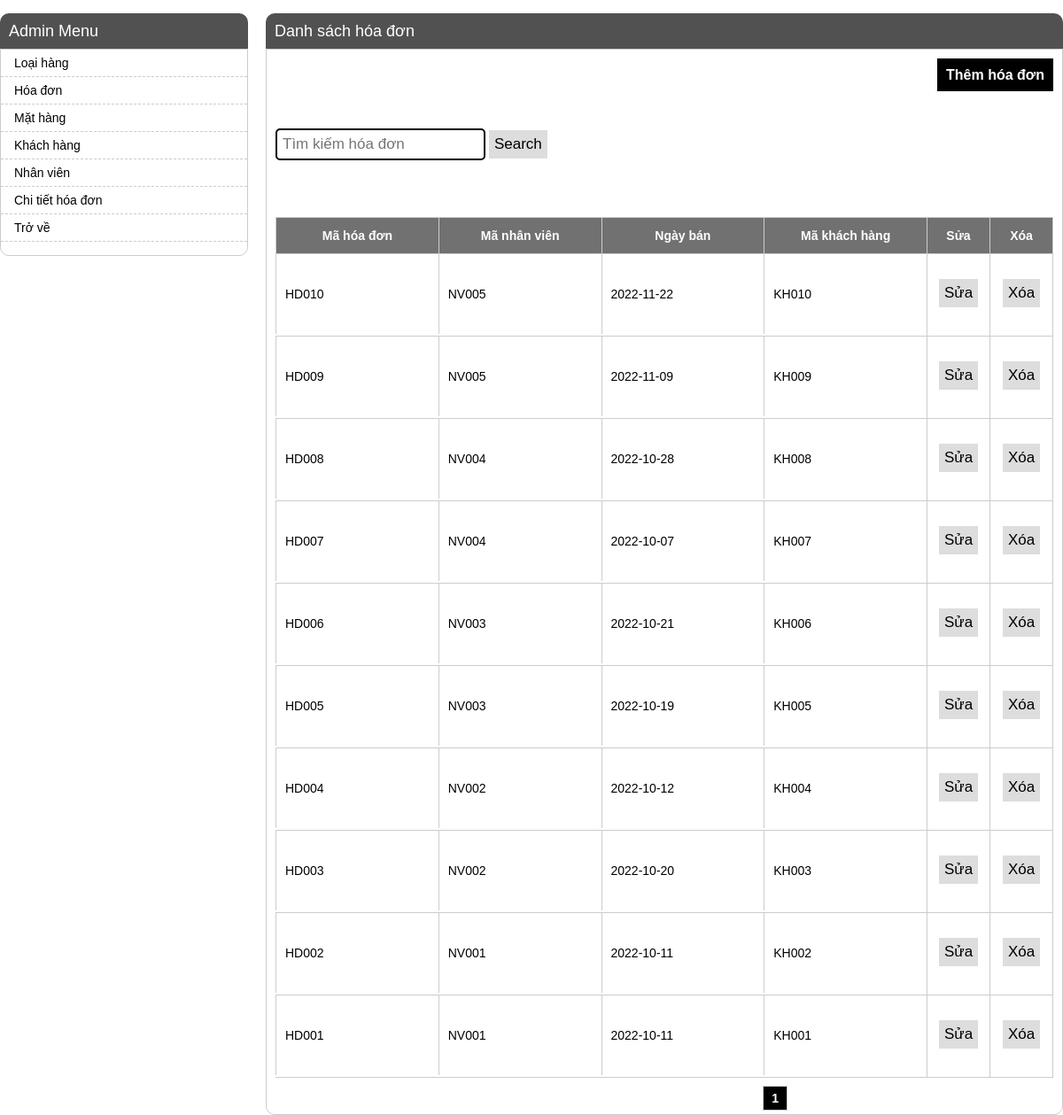
The page /Web/admin/hoadon/hoadon_listing.php on the database its author committed.
### tables this page shows
CREATE TABLE `hdban` (
  `MaHD` varchar(5) NOT NULL,
  `MaNV` varchar(5) NOT NULL,
  `NgayBan` date NOT NULL,
  `MaKH` varchar(5) NOT NULL,
  `TongTien` int(8) NOT NULL
);

### Web/function.php (called while the page is built, shortened)
<?php
abstract class SQL{
    private $user;
    private $username;
    private $password;
    private $db_name;
    private $connect;
    function __construct($user="",$username="",$password="",$db_name)
    {
        $this->user = $user;
        $this->username = $username;
        $this->password = $password;
        $this->db_name = $db_name;
    }
    public function connectDB(){
        return $this->connect = new mysqli($this->user,$this->username,$this->password,$this->db_name);
    }
    function queryDB($str_query = ""){
        return mysqli_query($this->connect,$str_query);
    }
}
$ql_quanaonam = new ql_quanaonam("localhost","root","","ql_quanaonam");
?>

### Web/admin/hoadon/hoadon_listing.php (the view, shortened to what this page needs)
<link href="../admin_style.css" rel="stylesheet">
<?php
include_once('../admin_header/admin_header.php');
    include_once('../../function.php');
    $ql_quanaonam->connectDB();
    $ql_quanaonam->getConnect()->select_db("ql_quanaonam");
    $item_per_page = (!empty($_GET['per_page'])) ? $_GET['per_page'] : 10;
    $current_page = (!empty($_GET['page'])) ? $_GET['page'] : 1;
    $offset = ($current_page - 1) * $item_per_page;
    $products = $ql_quanaonam->queryDB("SELECT *  FROM `hdban` ORDER BY `MaHD` DESC LIMIT " . $item_per_page . " OFFSET " . $offset);
    ?>
    <div class="main-content">
        <h1>Danh sách hóa đơn</h1>
        <div class="product-items">
            <div class="buttons">
                <a href="./hoadon_adding.php">Thêm hóa đơn</a>
            </div>
            <form class="form-search" action="" method="GET">
                <input type="text" name="search" value="<?php if(isset($_GET['search'])){echo $_GET['search'];} ?>" class ="form-control" placeholder="Tìm kiếm hóa đơn">
                <button type="submit" class="btn-submit">Search</button>
            </form>
            <ul>
                <li class="product-item-heading">
                    <div class="product-prop product-name3">Mã hóa đơn</div>
                    <div class="product-prop product-name3">Mã nhân viên</div>
                    <div class="product-prop product-name3">Ngày bán</div>
                    <div class="product-prop product-name3">Mã khách hàng</div>
                    <div class="product-prop product-button">
                        Xóa
                    </div>
                    <div class="product-prop product-button">
                        Sửa
                    </div>
                </li>
                <?php
                while ($row = mysqli_fetch_array($products)) {
                    ?>
                    <li>
                        <div class="product-prop product-name3"><?= $row['MaHD'] ?></div>
                        <div class="product-prop product-name3"><?= $row['MaNV'] ?></div>
                        <div class="product-prop product-name3"><?= $row['NgayBan'] ?></div>
                        <div class="product-prop product-name3"><?= $row['MaKH'] ?></div>
                        <div class="product-prop product-button">
                            <a href="./hoadon_deleting.php?MaHD=<?= $row['MaHD'] ?>"><button class="btn-submit">Xóa</button></a>
                        </div>
                        <div class="product-prop product-button">
                            <a href="./hoadon_editing.php?MaHD=<?= $row['MaHD'] ?>"><button class="btn-submit">Sửa</button></a>
                        </div>
                    </li>
                <?php } ?>
            </ul>
            <?php
            include '../pagination.php';
            ?>
        </div>
    </div>

### Web/admin/admin_style.css (style rules this page uses)
body { font-family: arial; padding: 0; margin: 0; font-size: 14px; }
h1 { text-align: center; }
.form-search { padding-bottom: 20px; }
.form-control { padding: 6px; margin-top: 8px; font-size: 17px; border: 2px solid black; border-radius: 5px; }
.btn-submit { padding: 6px; margin-bottom: 32px; margin-top: 28px; background: #ddd; font-size: 17px; border: none; cursor: pointer; }
.product-items { padding: 10px; border: 1px solid #ccc; border-radius: 0 0 10px 10px; }
.product-items ul { padding: 0; margin: 0; }
.product-prop { float: right; border-left: 1px solid #ccc; line-height: 90px; padding: 0 10px; }
.product-name3 { padding-left: 10px; border-right: 0; float: left; width: 162.76px; }
.product-button { float: right; border-right: 0; padding: 0 10px; width: 50px; text-align: center; }
.product-items ul li { list-style: none; border: 1px solid #ccc; border-top: 0; border-left: 0; }
.product-items ul li:first-child { border-top: 1px solid #ccc; }
.product-item-heading { text-align: center; font-weight: bold; }
.product-item-heading .product-prop { height: 40px; line-height: 40px; background: #717171; color: #FFF; }
.buttons { text-align: right; font-weight: bold; font-size: 16px; margin-bottom: 15px; line-height: 38px; }
.buttons a { color: #FFF; padding: 10px; background: #000; }
a { text-decoration: none; }
.main-content { float: left; width: 900px; margin-left: 20px; }
.main-content h1 { margin: 0; text-align: left; background: #525151; color: #fff; font-size: 18px; font-weight: normal; line-height: 40px; border-radius: 10px 10px 0 0; padding: 0 10px; }

### rows shown on the page
hdban: MaHD "HD010", MaNV "NV005", NgayBan "2022-11-22", MaKH "KH010"
hdban: MaHD "HD009", MaNV "NV005", NgayBan "2022-11-09", MaKH "KH009"
hdban: MaHD "HD008", MaNV "NV004", NgayBan "2022-10-28", MaKH "KH008"
hdban: MaHD "HD007", MaNV "NV004", NgayBan "2022-10-07", MaKH "KH007"
hdban: MaHD "HD006", MaNV "NV003", NgayBan "2022-10-21", MaKH "KH006"
hdban: MaHD "HD005", MaNV "NV003", NgayBan "2022-10-19", MaKH "KH005"
hdban: MaHD "HD004", MaNV "NV002", NgayBan "2022-10-12", MaKH "KH004"
hdban: MaHD "HD003", MaNV "NV002", NgayBan "2022-10-20", MaKH "KH003"
hdban: MaHD "HD002", MaNV "NV001", NgayBan "2022-10-11", MaKH "KH002"
hdban: MaHD "HD001", MaNV "NV001", NgayBan "2022-10-11", MaKH "KH001"
